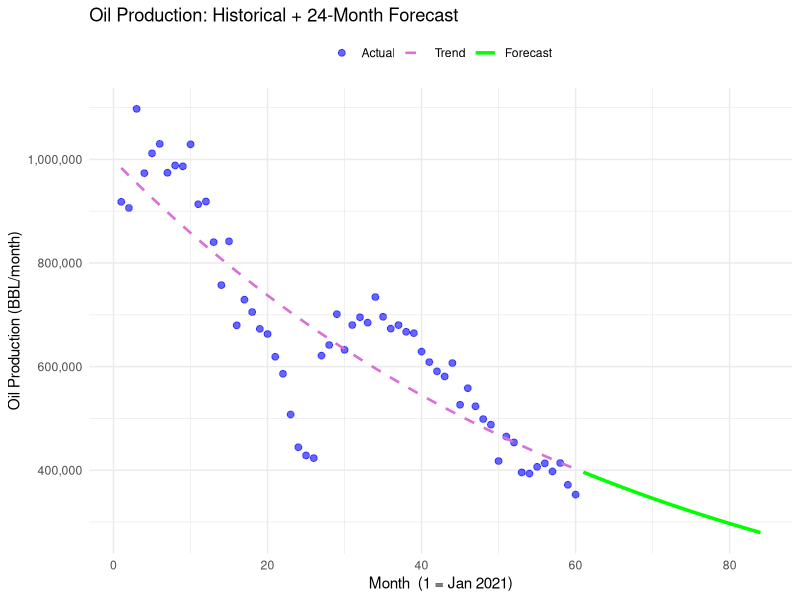
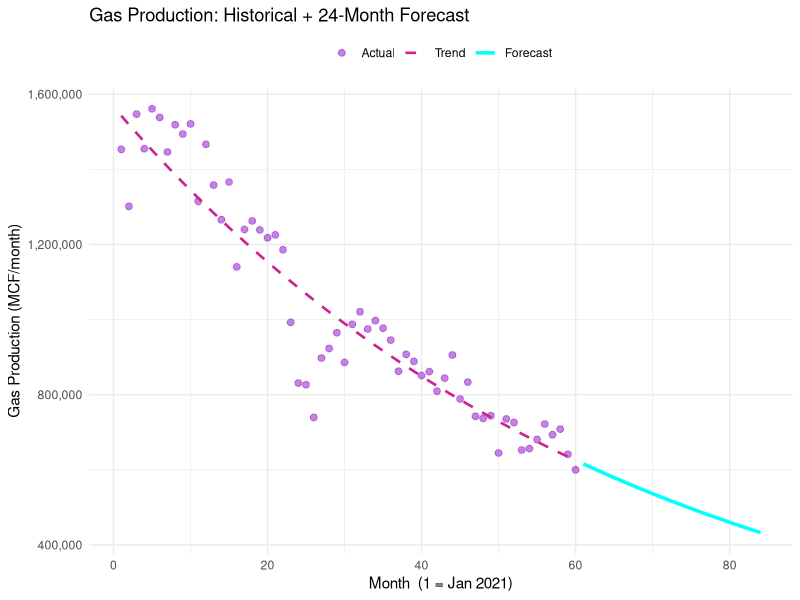
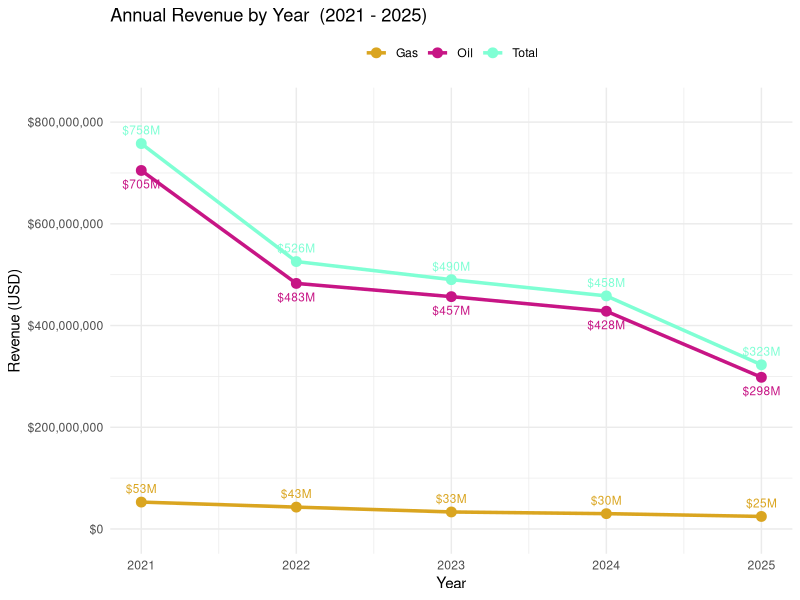
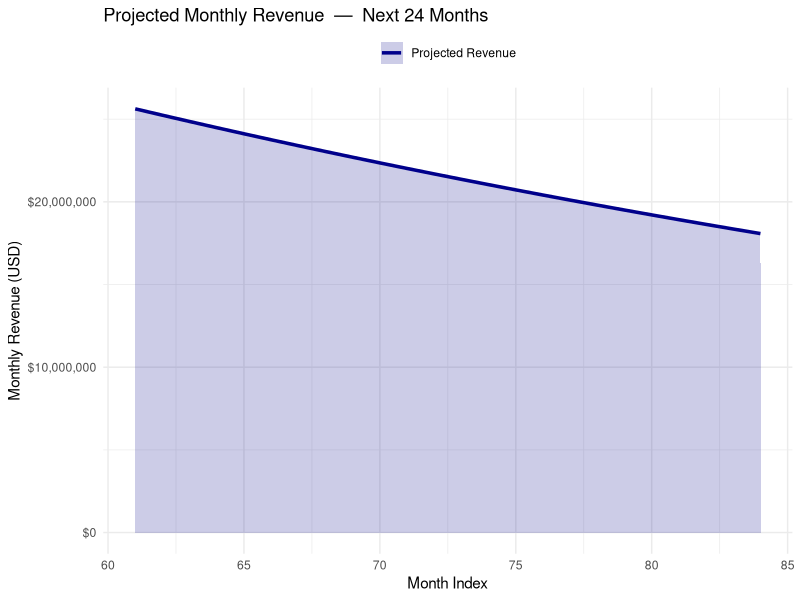

Here is the R script that generated these plots, in order:
## ---- chunk 1
library(ggplot2)
library(tidyr)
library(dplyr)
library(readxl)

## ---- chunk 2
oil_data <- read_xls("GF_ND_Monthly.xls")

months <- 1:nrow(oil_data)
oil_barrels <- oil_data$'Oil/BBL'
gas_mcf <- oil_data$'Gas/MCF'

#constants
price_oil <- 60
price_gas <- 3.00
limit_oil <- 5
limit_gas <- 10

oil_data <- oil_data %>% mutate(
  Month_Index = 1:n(),
  Year = rep(2021:2025, each = 12),
  Oil_Revenue = oil_barrels * price_oil,
  Gas_Revenue = gas_mcf * price_gas,
  Total_Revenue = Oil_Revenue + Gas_Revenue
)


## ---- chunk 3
yearly_sum <- oil_data %>%
  group_by(Year) %>%
  summarise(
    Avg_Monthly_Oil = mean(oil_barrels),
    Avg_Monthly_Gas = mean(gas_mcf),
    Total_Oil = sum(oil_barrels),
    Total_Gas = sum(gas_mcf),
    Annual_Revenue = sum(Total_Revenue)
  )

yearly_sum <- oil_data %>%
  group_by(Year) %>%
  summarise(
    Avg_Monthly_Oil = round(mean(`Oil/BBL`)),
    Avg_Monthly_Gas = round(mean(`Gas/MCF`)),
    Total_Oil = round(sum(`Oil/BBL`)),
    Total_Gas  = round(sum(`Gas/MCF`)),
    Annual_Revenue      = round(sum(Total_Revenue))
  )

# Build display table manually so formatC works correctly row by row
display_table <- data.frame(
  Year              = yearly_sum$Year,
  `Avg Oil (BBL/mo)` = formatC(yearly_sum$Avg_Monthly_Oil, format = "d", big.mark = ","),
  `Avg Gas (MCF/mo)` = formatC(yearly_sum$Avg_Monthly_Gas, format = "d", big.mark = ","),
  `Total Oil (BBL)`  = formatC(yearly_sum$Total_Oil,       format = "d", big.mark = ","),
  `Total Gas (MCF)`  = formatC(yearly_sum$Total_Gas,       format = "d", big.mark = ","),
  `Annual Revenue`   = paste0("$", formatC(yearly_sum$Annual_Revenue, format = "d", big.mark = ",")),  check.names = FALSE
)

knitr::kable(display_table, align = c("c", "r", "r", "r", "r", "r"))
## ---- chunk 4
# decline rate (d)
oil_model <- lm(log(oil_barrels) ~ months)
d_oil <- -coef(oil_model)[2]  # monthly decline rate

gas_model <- lm(log(gas_mcf) ~ months)
d_gas <- -coef(gas_model)[2]  # monthly decline rate


# remaining life (months)
cur_q_oil <- tail(oil_barrels, 1)
cur_q_gas <- tail(gas_mcf, 1)

m_left_oil <- log(cur_q_oil / limit_oil) / d_oil
m_left_gas <- log(cur_q_gas / limit_gas) / d_gas


# future revenue
reserv_oil <- (cur_q_oil - limit_oil) / d_oil
reserv_gas <- (cur_q_gas - limit_gas) / d_gas

rev_oil <- reserv_oil * price_oil
rev_gas <- reserv_gas * price_gas

## ---- chunk 5
cat("--- Decline Rates ---\n")
cat("Oil monthly decline rate:", round(d_oil, 5), "\n")
cat("Gas monthly decline rate:", round(d_gas, 5), "\n")
## ---- chunk 6
cat("--- Remaining Life ---\n")
cat("Oil will last approx.", round(m_left_oil), "more months (",round(m_left_oil/12, 1), "years)\n")
cat("Gas will last approx.", round(m_left_gas), "more months (",round(m_left_gas/12, 1), "years)\n")
## ---- chunk 7
cat("--- Future Revenue Estimate ---\n")
cat("Estimated Future Oil Revenue: $", formatC(round(rev_oil), format = "d", big.mark = ","), "\n")
cat("Estimated Future Gas Revenue: $", formatC(round(rev_gas), format = "d", big.mark = ","), "\n")
cat("Estimated Total Future Revenue: $", formatC(round(rev_oil + rev_gas), format = "d", big.mark = ","), "\n")
## ---- chunk 8

next_months <- (nrow(oil_data) + 1):(nrow(oil_data) + 24)

pred_oil <- exp(predict(oil_model, newdata = data.frame(months = next_months)))
pred_gas <- exp(predict(gas_model, newdata = data.frame(months = next_months)))

forecast_df <- data.frame(
  Month = next_months,
  Predicted_Oil = pred_oil,
  Predicted_Gas = pred_gas,
  Predicted_Rev = (pred_oil * price_oil) + (pred_gas * price_gas)
)

## ---- chunk 9
# Build the fitted curve from the model so it follows the exponential shape
oil_fit <- data.frame(
  Month_Index = months,
  Fitted_Oil  = exp(fitted(oil_model))
)

# Colors — change these to whatever you like
col_actual  <- "blue"   # historical data points
col_fit     <- "orchid"   # historical trend line
col_forecast <- "green"        # forecast line

ggplot() +
  geom_point(data = oil_data,
             aes(x = Month_Index, y = `Oil/BBL`, color = "Actual"),
             alpha = 0.6, size = 2) +
  geom_line(data = oil_fit,
            aes(x = Month_Index, y = Fitted_Oil, color = "Trend"),
            linetype = "dashed", linewidth = 0.9) +
  geom_line(data = forecast_df,
            aes(x = Month, y = Predicted_Oil, color = "Forecast"),
            linewidth = 1.2) +
  scale_color_manual(
    name   = NULL,
    values = c("Actual"= col_actual,
               "Trend"= col_fit,
               "Forecast" = col_forecast),
    breaks = c("Actual", "Trend", "Forecast")   # legend order
  ) +
  scale_y_continuous(labels = scales::comma) +
  labs(
    title = "Oil Production: Historical + 24-Month Forecast",
    x     = "Month  (1 = Jan 2021)",
    y     = "Oil Production (BBL/month)"
  ) +
  theme_minimal() +
  theme(legend.position = "top")
## ---- chunk 10
# Build the fitted curve from the model
gas_fit <- data.frame(
  Month_Index = months,
  Fitted_Gas  = exp(fitted(gas_model))
)

# Colors — change these to whatever you like
col_actual_g  <- "darkorchid"
col_fit_g     <- "violetred"
col_forecast_g <- "cyan"

ggplot() +
  geom_point(data = oil_data,
             aes(x = Month_Index, y = `Gas/MCF`, color = "Actual"),
             alpha = 0.6, size = 2) +
  geom_line(data = gas_fit,
            aes(x = Month_Index, y = Fitted_Gas, color = "Trend"),
            linetype = "dashed", linewidth = 0.9) +
  geom_line(data = forecast_df,
            aes(x = Month, y = Predicted_Gas, color = "Forecast"),
            linewidth = 1.2) +
  scale_color_manual(
    name   = NULL,
    values = c("Actual"   = col_actual_g,
               "Trend"    = col_fit_g,
               "Forecast" = col_forecast_g),
    breaks = c("Actual", "Trend", "Forecast")
  ) +
  scale_y_continuous(labels = scales::comma) +
  labs(
    title = "Gas Production: Historical + 24-Month Forecast",
    x     = "Month  (1 = Jan 2021)",
    y     = "Gas Production (MCF/month)"
  ) +
  theme_minimal() +
  theme(legend.position = "top")
## ---- chunk 11
# Annual revenue line chart — oil, gas, and total trends over 5 years
yearly_rev <- oil_data %>%
  group_by(Year) %>%
  summarise(
    Oil_Rev   = sum(`Oil/BBL`) * price_oil,
    Gas_Rev   = sum(`Gas/MCF`) * price_gas,
    Total_Rev = Oil_Rev + Gas_Rev
  )

yearly_long <- yearly_rev %>%
  pivot_longer(cols = c(Oil_Rev, Gas_Rev, Total_Rev),
               names_to  = "Type",
               values_to = "Revenue") %>%
  mutate(Type = recode(Type,
                       Oil_Rev   = "Oil",
                       Gas_Rev   = "Gas",
                       Total_Rev = "Total"))

# Colors — change these to whatever you like
col_oil   <- "mediumvioletred"
col_gas   <- "goldenrod"
col_total <- "aquamarine"

ggplot(yearly_long, aes(x = Year, y = Revenue, color = Type, group = Type)) +
  geom_line(linewidth = 1.2) +
  geom_point(size = 3) +
  geom_text(aes(label = paste0("$", round(Revenue / 1e6), "M"),
                vjust = case_when(
                  Type == "Total" ~ -1,   # Total labels above
                  Type == "Oil"   ~  2,   # Oil labels below
                  Type == "Gas"   ~ -1    # Gas labels above
                )),
            size = 3, show.legend = FALSE) +
  scale_color_manual(
    name   = NULL,
    values = c(Oil = col_oil, Gas = col_gas, Total = col_total)
  ) +
  scale_x_continuous(breaks = 2021:2025) +
  scale_y_continuous(labels = scales::dollar,
                     expand = expansion(mult = c(0.1, 0.15))) +
  labs(
    title = "Annual Revenue by Year  (2021 - 2025)",
    x     = "Year",
    y     = "Revenue (USD)"
  ) +
  theme_minimal() +
  theme(legend.position = "top")
## ---- chunk 12
# Forecasted monthly revenue over the next 24 months
total_proj <- formatC(round(sum(forecast_df$Predicted_Rev)), format = "d", big.mark = ",")

# Color — change to whatever you like
col_rev <- "darkblue"

ggplot(forecast_df, aes(x = Month, y = Predicted_Rev)) +
  geom_area(aes(fill = "Projected Revenue"), alpha = 0.2) +
  geom_line(aes(color = "Projected Revenue"), linewidth = 1.2) +
  scale_color_manual(name = NULL, values = c("Projected Revenue" = col_rev)) +
  scale_fill_manual( name = NULL, values = c("Projected Revenue" = col_rev)) +
  scale_y_continuous(labels = scales::dollar) +
  labs(
    title   = paste0("Projected Monthly Revenue  —  Next 24 Months"),
    x = "Month Index",
    y = "Monthly Revenue (USD)"
  ) +
  theme_minimal() +
  theme(legend.position = "top")

paste0("Total projected over 24 months: $", total_proj)
